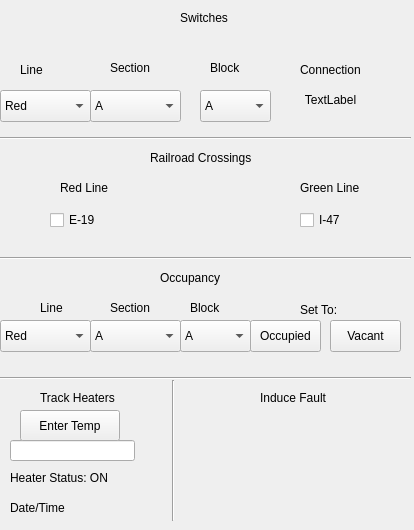
<?xml version="1.0" encoding="UTF-8"?>
<ui version="4.0">
 <class>MainWindow</class>
 <widget class="QMainWindow" name="MainWindow">
  <property name="geometry">
   <rect>
    <x>0</x>
    <y>0</y>
    <width>414</width>
    <height>530</height>
   </rect>
  </property>
  <property name="windowTitle">
   <string>MainWindow</string>
  </property>
  <widget class="QWidget" name="centralwidget">
   <widget class="QLabel" name="switchLabel">
    <property name="geometry">
     <rect>
      <x>180</x>
      <y>10</y>
      <width>58</width>
      <height>16</height>
     </rect>
    </property>
    <property name="text">
     <string>Switches</string>
    </property>
   </widget>
   <widget class="QLabel" name="SwitchSec">
    <property name="geometry">
     <rect>
      <x>110</x>
      <y>60</y>
      <width>58</width>
      <height>16</height>
     </rect>
    </property>
    <property name="text">
     <string>Section</string>
    </property>
   </widget>
   <widget class="QLabel" name="SwitchBlock">
    <property name="geometry">
     <rect>
      <x>210</x>
      <y>60</y>
      <width>58</width>
      <height>16</height>
     </rect>
    </property>
    <property name="text">
     <string>Block</string>
    </property>
   </widget>
   <widget class="QLabel" name="SwitchConn">
    <property name="geometry">
     <rect>
      <x>300</x>
      <y>60</y>
      <width>81</width>
      <height>20</height>
     </rect>
    </property>
    <property name="text">
     <string>Connection</string>
    </property>
   </widget>
   <widget class="Line" name="divider1">
    <property name="geometry">
     <rect>
      <x>0</x>
      <y>130</y>
      <width>411</width>
      <height>16</height>
     </rect>
    </property>
    <property name="orientation">
     <enum>Qt::Horizontal</enum>
    </property>
   </widget>
   <widget class="QLabel" name="RRXing">
    <property name="geometry">
     <rect>
      <x>150</x>
      <y>150</y>
      <width>121</width>
      <height>16</height>
     </rect>
    </property>
    <property name="text">
     <string>Railroad Crossings</string>
    </property>
   </widget>
   <widget class="QLabel" name="RRRedLine">
    <property name="geometry">
     <rect>
      <x>60</x>
      <y>180</y>
      <width>121</width>
      <height>16</height>
     </rect>
    </property>
    <property name="text">
     <string>Red Line</string>
    </property>
   </widget>
   <widget class="QLabel" name="RRGreenLine">
    <property name="geometry">
     <rect>
      <x>300</x>
      <y>180</y>
      <width>121</width>
      <height>16</height>
     </rect>
    </property>
    <property name="text">
     <string>Green Line</string>
    </property>
   </widget>
   <widget class="QCheckBox" name="checkBox">
    <property name="geometry">
     <rect>
      <x>50</x>
      <y>210</y>
      <width>85</width>
      <height>20</height>
     </rect>
    </property>
    <property name="text">
     <string>E-19</string>
    </property>
   </widget>
   <widget class="QCheckBox" name="checkBox_2">
    <property name="geometry">
     <rect>
      <x>300</x>
      <y>210</y>
      <width>85</width>
      <height>20</height>
     </rect>
    </property>
    <property name="text">
     <string>I-47</string>
    </property>
   </widget>
   <widget class="Line" name="divider2">
    <property name="geometry">
     <rect>
      <x>0</x>
      <y>250</y>
      <width>411</width>
      <height>16</height>
     </rect>
    </property>
    <property name="orientation">
     <enum>Qt::Horizontal</enum>
    </property>
   </widget>
   <widget class="QLabel" name="OccHeader">
    <property name="geometry">
     <rect>
      <x>160</x>
      <y>270</y>
      <width>121</width>
      <height>16</height>
     </rect>
    </property>
    <property name="text">
     <string>Occupancy</string>
    </property>
   </widget>
   <widget class="QLabel" name="OccSec">
    <property name="geometry">
     <rect>
      <x>110</x>
      <y>300</y>
      <width>58</width>
      <height>16</height>
     </rect>
    </property>
    <property name="text">
     <string>Section</string>
    </property>
   </widget>
   <widget class="QLabel" name="OccBlock">
    <property name="geometry">
     <rect>
      <x>190</x>
      <y>300</y>
      <width>58</width>
      <height>16</height>
     </rect>
    </property>
    <property name="text">
     <string>Block</string>
    </property>
   </widget>
   <widget class="QLabel" name="SetTo">
    <property name="geometry">
     <rect>
      <x>300</x>
      <y>300</y>
      <width>81</width>
      <height>20</height>
     </rect>
    </property>
    <property name="text">
     <string>Set To:</string>
    </property>
   </widget>
   <widget class="QLabel" name="OccLine">
    <property name="geometry">
     <rect>
      <x>40</x>
      <y>300</y>
      <width>58</width>
      <height>16</height>
     </rect>
    </property>
    <property name="text">
     <string>Line</string>
    </property>
   </widget>
   <widget class="Line" name="divider3">
    <property name="geometry">
     <rect>
      <x>0</x>
      <y>370</y>
      <width>411</width>
      <height>16</height>
     </rect>
    </property>
    <property name="orientation">
     <enum>Qt::Horizontal</enum>
    </property>
   </widget>
   <widget class="Line" name="divider4">
    <property name="geometry">
     <rect>
      <x>163</x>
      <y>380</y>
      <width>20</width>
      <height>141</height>
     </rect>
    </property>
    <property name="orientation">
     <enum>Qt::Vertical</enum>
    </property>
   </widget>
   <widget class="QLabel" name="TrackHeaters">
    <property name="geometry">
     <rect>
      <x>40</x>
      <y>390</y>
      <width>121</width>
      <height>16</height>
     </rect>
    </property>
    <property name="text">
     <string>Track Heaters</string>
    </property>
   </widget>
   <widget class="QLabel" name="InduceFault">
    <property name="geometry">
     <rect>
      <x>260</x>
      <y>390</y>
      <width>121</width>
      <height>16</height>
     </rect>
    </property>
    <property name="text">
     <string>Induce Fault</string>
    </property>
   </widget>
   <widget class="QLabel" name="HeaterStatus">
    <property name="geometry">
     <rect>
      <x>10</x>
      <y>470</y>
      <width>141</width>
      <height>16</height>
     </rect>
    </property>
    <property name="text">
     <string>Heater Status: ON</string>
    </property>
   </widget>
   <widget class="QLabel" name="DateTime">
    <property name="geometry">
     <rect>
      <x>10</x>
      <y>500</y>
      <width>141</width>
      <height>16</height>
     </rect>
    </property>
    <property name="text">
     <string>Date/Time</string>
    </property>
   </widget>
   <widget class="QLineEdit" name="lineEdit">
    <property name="geometry">
     <rect>
      <x>10</x>
      <y>440</y>
      <width>125</width>
      <height>21</height>
     </rect>
    </property>
   </widget>
   <widget class="QPushButton" name="setOccupied">
    <property name="geometry">
     <rect>
      <x>250</x>
      <y>320</y>
      <width>71</width>
      <height>32</height>
     </rect>
    </property>
    <property name="text">
     <string>Occupied</string>
    </property>
   </widget>
   <widget class="QPushButton" name="setVacant">
    <property name="geometry">
     <rect>
      <x>330</x>
      <y>320</y>
      <width>71</width>
      <height>32</height>
     </rect>
    </property>
    <property name="text">
     <string>Vacant</string>
    </property>
   </widget>
   <widget class="QComboBox" name="comboBox">
    <property name="geometry">
     <rect>
      <x>90</x>
      <y>90</y>
      <width>91</width>
      <height>32</height>
     </rect>
    </property>
    <item>
     <property name="text">
      <string>A</string>
     </property>
    </item>
    <item>
     <property name="text">
      <string>B</string>
     </property>
    </item>
    <item>
     <property name="text">
      <string>C</string>
     </property>
    </item>
   </widget>
   <widget class="QComboBox" name="comboBox_2">
    <property name="geometry">
     <rect>
      <x>200</x>
      <y>90</y>
      <width>71</width>
      <height>32</height>
     </rect>
    </property>
    <item>
     <property name="text">
      <string>A</string>
     </property>
    </item>
    <item>
     <property name="text">
      <string>B</string>
     </property>
    </item>
    <item>
     <property name="text">
      <string>C</string>
     </property>
    </item>
   </widget>
   <widget class="QLabel" name="SwitchSec_2">
    <property name="geometry">
     <rect>
      <x>20</x>
      <y>60</y>
      <width>81</width>
      <height>20</height>
     </rect>
    </property>
    <property name="text">
     <string>Line</string>
    </property>
   </widget>
   <widget class="QComboBox" name="comboBox_3">
    <property name="geometry">
     <rect>
      <x>0</x>
      <y>90</y>
      <width>91</width>
      <height>32</height>
     </rect>
    </property>
    <item>
     <property name="text">
      <string>Red</string>
     </property>
    </item>
    <item>
     <property name="text">
      <string>Green</string>
     </property>
    </item>
    <item>
     <property name="text">
      <string>Blue</string>
     </property>
    </item>
   </widget>
   <widget class="QPushButton" name="EnterTemp">
    <property name="geometry">
     <rect>
      <x>20</x>
      <y>410</y>
      <width>100</width>
      <height>31</height>
     </rect>
    </property>
    <property name="text">
     <string>Enter Temp</string>
    </property>
   </widget>
   <widget class="QComboBox" name="OccLineSel">
    <property name="geometry">
     <rect>
      <x>0</x>
      <y>320</y>
      <width>91</width>
      <height>32</height>
     </rect>
    </property>
    <item>
     <property name="text">
      <string>Red</string>
     </property>
    </item>
    <item>
     <property name="text">
      <string>Green</string>
     </property>
    </item>
    <item>
     <property name="text">
      <string>Blue</string>
     </property>
    </item>
   </widget>
   <widget class="QComboBox" name="OccSecSel">
    <property name="geometry">
     <rect>
      <x>90</x>
      <y>320</y>
      <width>91</width>
      <height>32</height>
     </rect>
    </property>
    <item>
     <property name="text">
      <string>A</string>
     </property>
    </item>
    <item>
     <property name="text">
      <string>B</string>
     </property>
    </item>
    <item>
     <property name="text">
      <string>C</string>
     </property>
    </item>
   </widget>
   <widget class="QComboBox" name="OccBlockSel">
    <property name="geometry">
     <rect>
      <x>180</x>
      <y>320</y>
      <width>71</width>
      <height>32</height>
     </rect>
    </property>
    <item>
     <property name="text">
      <string>A</string>
     </property>
    </item>
    <item>
     <property name="text">
      <string>B</string>
     </property>
    </item>
    <item>
     <property name="text">
      <string>C</string>
     </property>
    </item>
   </widget>
   <widget class="QLabel" name="Connection">
    <property name="geometry">
     <rect>
      <x>270</x>
      <y>90</y>
      <width>121</width>
      <height>20</height>
     </rect>
    </property>
    <property name="text">
     <string>TextLabel</string>
    </property>
    <property name="alignment">
     <set>Qt::AlignCenter</set>
    </property>
   </widget>
  </widget>
 </widget>
 <resources/>
 <connections/>
</ui>
